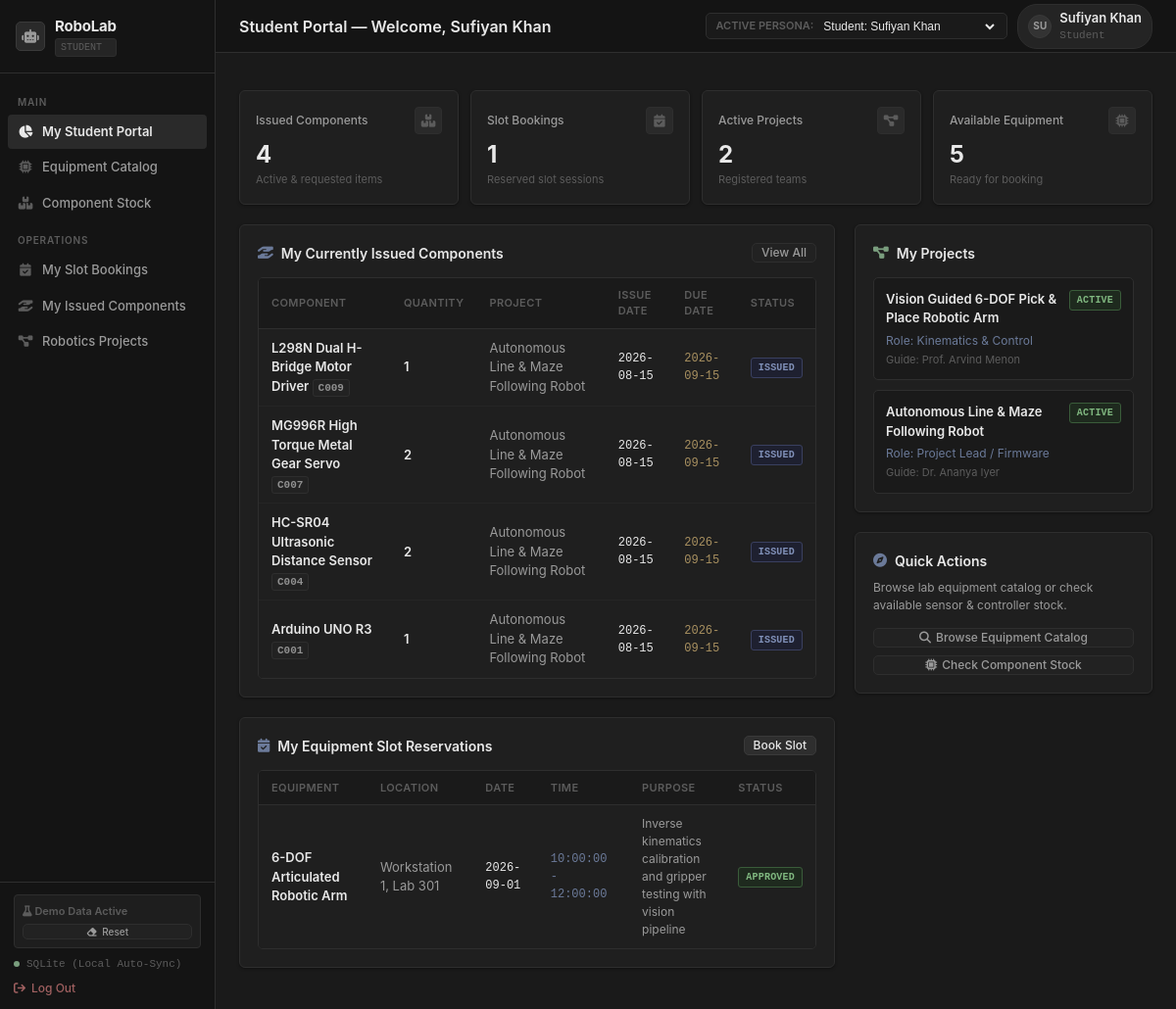
The page / (signed in) on the database as committed earlier.
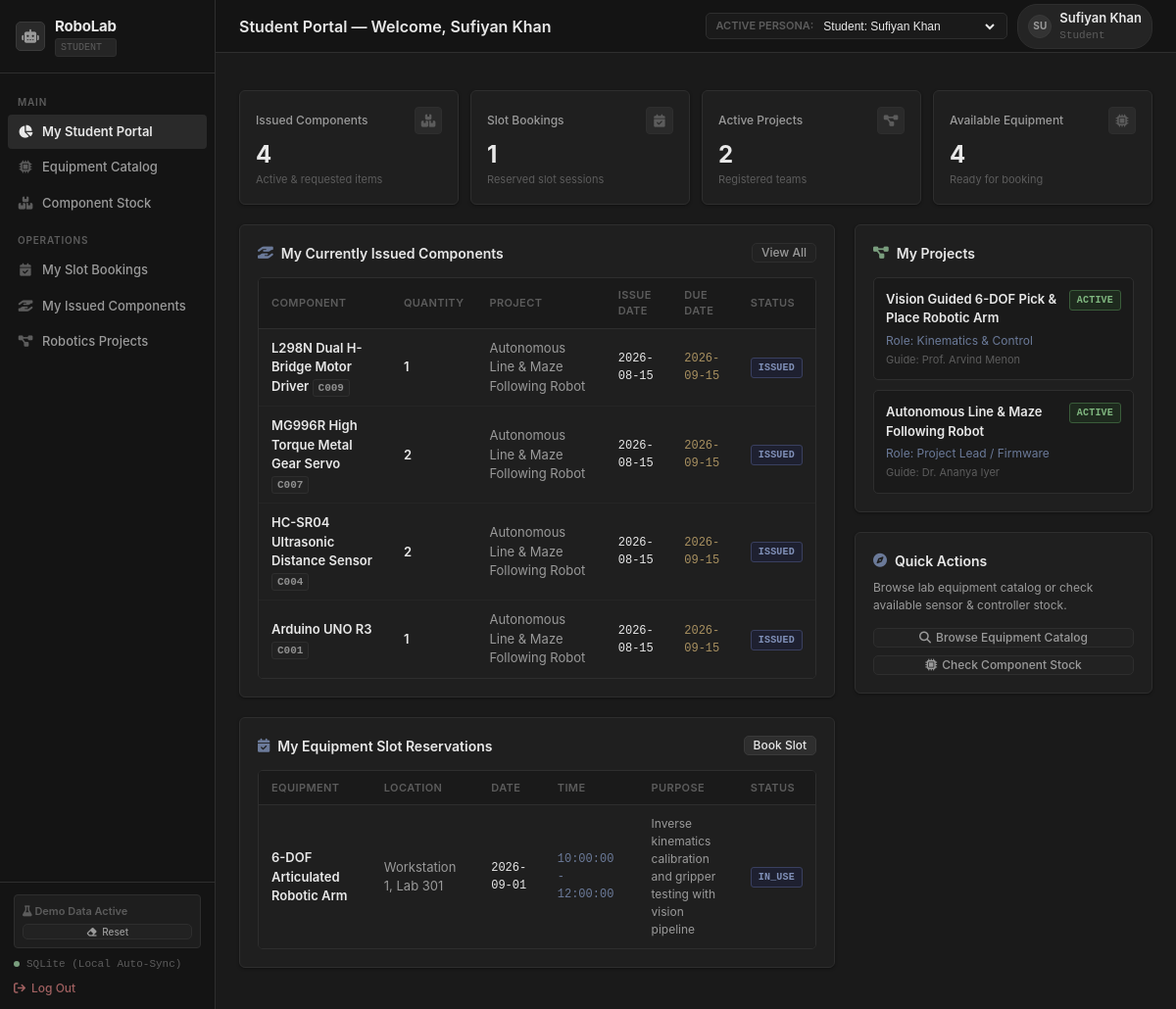
The same page on the database as committed later.
### tables this page shows
CREATE TABLE BOOKINGS (
    booking_id INTEGER PRIMARY KEY AUTOINCREMENT,
    equipment_id TEXT NOT NULL,
    user_id INTEGER NOT NULL,
    project_id INTEGER,
    booking_date TEXT NOT NULL,
    start_time TEXT NOT NULL,
    end_time TEXT NOT NULL,
    purpose TEXT NOT NULL,
    status TEXT CHECK(status IN ('PENDING', 'APPROVED', 'REJECTED', 'IN_USE', 'RETURNED', 'CANCELLED')) DEFAULT 'PENDING',
    approved_by INTEGER,
    created_at DATETIME DEFAULT CURRENT_TIMESTAMP,
    FOREIGN KEY (equipment_id) REFERENCES EQUIPMENT(equipment_id),
    FOREIGN KEY (user_id) REFERENCES USERS(user_id),
    FOREIGN KEY (project_id) REFERENCES PROJECTS(project_id),
    FOREIGN KEY (approved_by) REFERENCES USERS(user_id)
);

CREATE TABLE EQUIPMENT (
    equipment_id TEXT PRIMARY KEY,
    equipment_name TEXT NOT NULL,
    category_id INTEGER NOT NULL,
    laboratory_id INTEGER NOT NULL,
    serial_number TEXT UNIQUE,
    purchase_date TEXT NOT NULL,
    warranty_end TEXT,
    status TEXT CHECK(status IN ('Available', 'In Use', 'Maintenance', 'Decommissioned')) DEFAULT 'Available',
    location TEXT NOT NULL,
    description TEXT,
    created_at DATETIME DEFAULT CURRENT_TIMESTAMP,
    FOREIGN KEY (category_id) REFERENCES EQUIPMENT_CATEGORIES(category_id),
    FOREIGN KEY (laboratory_id) REFERENCES LABORATORIES(lab_id)
);

### app.py (the view)
@app.route('/')
@login_required
def dashboard():
    user = get_current_user()
    role = user['role_name'] if user else 'Admin'
    user_id = user['user_id'] if user else 1
    total_eq = query_db("SELECT COUNT(*) AS cnt FROM EQUIPMENT", one=True)['cnt']
    avail_eq = query_db("SELECT COUNT(*) AS cnt FROM EQUIPMENT WHERE status = 'Available'", one=True)['cnt']
    in_use_eq = query_db("SELECT COUNT(*) AS cnt FROM EQUIPMENT WHERE status = 'In Use'", one=True)['cnt']
    maint_eq = query_db("SELECT COUNT(*) AS cnt FROM EQUIPMENT WHERE status = 'Maintenance'", one=True)['cnt']
    total_comp = query_db("SELECT COUNT(*) AS cnt, SUM(total_quantity) AS total_items, SUM(available_quantity) AS avail_items FROM COMPONENTS", one=True)
    active_allocations = query_db("SELECT COUNT(*) AS cnt FROM EQUIPMENT_ALLOCATION WHERE status = 'Issued'", one=True)['cnt']
    active_projects = query_db("SELECT COUNT(*) AS cnt FROM PROJECTS WHERE status = 'Active'", one=True)['cnt']
    my_allocations = []
    my_bookings = []
    my_projects = []
    if role in ['Student', 'Faculty']:
        my_allocations = query_db("""
            SELECT ea.*, c.component_name, c.storage_bin, COALESCE(p.project_name, 'Independent Lab Activity') AS project_name
            FROM EQUIPMENT_ALLOCATION ea
            JOIN COMPONENTS c ON ea.component_id = c.component_id
            LEFT JOIN PROJECTS p ON ea.project_id = p.project_id
            WHERE ea.user_id = %s
            ORDER BY ea.allocation_id DESC
        """, [user_id])
        my_bookings = query_db("""
            SELECT b.*, e.equipment_name, e.location, p.project_name
            FROM BOOKINGS b
            JOIN EQUIPMENT e ON b.equipment_id = e.equipment_id
            LEFT JOIN PROJECTS p ON b.project_id = p.project_id
            WHERE b.user_id = %s
            ORDER BY b.booking_id DESC
        """, [user_id])
        if role == 'Faculty':
            my_projects = query_db("""
                SELECT p.*, 'Faculty Guide' AS role_in_project, u.full_name AS guide_name
                FROM PROJECTS p
                LEFT JOIN USERS u ON p.guide_faculty_id = u.user_id
                WHERE p.guide_faculty_id = %s
                ORDER BY p.project_id DESC
            """, [user_id])
        else:
            my_projects = query_db("""
                SELECT p.*, pm.role_in_project, u.full_name AS guide_name
                FROM PROJECTS p
                JOIN PROJECT_MEMBERS pm ON p.project_id = pm.project_id
                LEFT JOIN USERS u ON p.guide_faculty_id = u.user_id
                WHERE pm.user_id = %s
                ORDER BY p.project_id DESC
            """, [user_id])
    recent_allocations = query_db("""
        SELECT ea.allocation_id, u.full_name AS student_name, c.component_name, ea.quantity, p.project_name, ea.issue_date, ea.status
        FROM EQUIPMENT_ALLOCATION ea
        JOIN USERS u ON ea.user_id = u.user_id
        JOIN COMPONENTS c ON ea.component_id = c.component_id
        JOIN PROJECTS p ON ea.project_id = p.project_id
        ORDER BY ea.allocation_id DESC LIMIT 4
    """)
    recent_bookings = query_db("""
        SELECT b.booking_id, e.equipment_name, u.full_name AS student_name, b.booking_date, b.start_time, b.end_time, b.status
        FROM BOOKINGS b
        JOIN EQUIPMENT e ON b.equipment_id = e.equipment_id
        JOIN USERS u ON b.user_id = u.user_id
        ORDER BY b.booking_id DESC LIMIT 4
    """)
    recent_maintenance = query_db("""
        SELECT m.job_id, e.equipment_name, m.problem_description, m.start_date, m.status, v.vendor_name
        FROM MAINTENANCE_JOBS m
        JOIN EQUIPMENT e ON m.equipment_id = e.equipment_id
        LEFT JOIN VENDORS v ON m.vendor_id = v.vendor_id
        ORDER BY m.job_id DESC LIMIT 4
    """)
    low_stock_items = query_db("""
        SELECT component_id, component_name, available_quantity, minimum_stock, total_quantity
        FROM COMPONENTS
        WHERE available_quantity <= minimum_stock
        ORDER BY (minimum_stock - available_quantity) DESC LIMIT 5
    """)
    return render_template('dashboard.html',
                           role=role,
                           total_eq=total_eq,
                           avail_eq=avail_eq,
                           in_use_eq=in_use_eq,
                           maint_eq=maint_eq,
                           total_comp=total_comp['cnt'] or 0,
                           avail_comp_units=total_comp['avail_items'] or 0,
                           active_allocations=active_allocations,
                           active_projects=active_projects,
                           my_allocations=my_allocations,
                           my_bookings=my_bookings,
                           my_projects=my_projects,
                           recent_allocations=recent_allocations,
                           recent_bookings=recent_bookings,
                           recent_maintenance=recent_maintenance,
                           low_stock_items=low_stock_items)

### templates/dashboard.html (shortened to what the changed rows need)
{% extends "layout.html" %}
{% block page_title %}
    {% if role == 'Student' %}
        Student Portal &mdash; Welcome, {{ current_user.full_name }}
    {% elif role == 'Faculty' %}
        Faculty Portal &mdash; Welcome, {{ current_user.full_name }}
    {% else %}
        Laboratory Dashboard ({{ role }} View)
    {% endif %}
{% endblock %}
{% block content %}
{% if role in ['Student', 'Faculty'] %}
<div class="metrics-grid">
    <div class="metric-card" style="--card-accent: var(--accent-cyan);">
        <div class="metric-header">
            <span class="metric-title">Issued Components</span>
            <div class="metric-icon"><i class="fa-solid fa-boxes-stacked"></i></div>
        </div>
        <div class="metric-value">{{ my_allocations|length }}</div>
        <div class="metric-subtitle">Active &amp; requested items</div>
    </div>
    <div class="metric-card" style="--card-accent: var(--accent-indigo);">
        <div class="metric-header">
            <span class="metric-title">Slot Bookings</span>
            <div class="metric-icon"><i class="fa-solid fa-calendar-check"></i></div>
        </div>
        <div class="metric-value">{{ my_bookings|length }}</div>
        <div class="metric-subtitle">Reserved slot sessions</div>
    </div>
    <div class="metric-card" style="--card-accent: var(--accent-emerald);">
        <div class="metric-header">
            <span class="metric-title">{% if role == 'Faculty' %}Supervised Projects{% else %}Active Projects{% endif %}</span>
            <div class="metric-icon"><i class="fa-solid fa-diagram-project"></i></div>
        </div>
        <div class="metric-value">{{ my_projects|length }}</div>
        <div class="metric-subtitle">{% if role == 'Faculty' %}Mentored research teams{% else %}Registered teams{% endif %}</div>
    </div>
    <div class="metric-card" style="--card-accent: var(--accent-purple);">
        <div class="metric-header">
            <span class="metric-title">Available Equipment</span>
            <div class="metric-icon"><i class="fa-solid fa-microchip"></i></div>
        </div>
        <div class="metric-value">{{ avail_eq }}</div>
        <div class="metric-subtitle">Ready for booking</div>
    </div>
</div>
<div style="display: grid; grid-template-columns: 2fr 1fr; gap: 20px;">
    <div>
        <div class="card-section">
            <div class="section-header">
                <div class="section-title">
                    <i class="fa-solid fa-hand-holding-hand" style="color: var(--accent-cyan);"></i>
                    <span>My Currently Issued Components</span>
                </div>
                <a href="{{ url_for('allocations_list') }}" class="btn btn-secondary btn-sm">View All</a>
            </div>
            <div class="table-container">
                <table class="table-modern">
                    <thead>
                        <tr>
                            <th>Component</th>
                            <th>Quantity</th>
                            <th>Project</th>
                            <th>Issue Date</th>
                            <th>Due Date</th>
                            <th>Status</th>
                        </tr>
                    </thead>
                    <tbody>
                        {% for a in my_allocations %}
                        <tr>
                            <td style="font-weight: 600;">
                                {{ a.component_name }}
                                <span class="code-pill" style="font-size: 11px;">{{ a.component_id }}</span>
                            </td>
                            <td style="font-weight: 600;">{{ a.quantity }}</td>
                            <td style="color: var(--text-secondary);">{{ a.project_name }}</td>
                            <td style="font-family: var(--font-mono); font-size: 12px;">{{ a.issue_date }}</td>
                            <td style="font-family: var(--font-mono); font-size: 12px; color: var(--accent-amber);">{{ a.expected_return_date }}</td>
                            <td>
                                <span class="badge badge-{{ a.status.lower() }}">{{ a.status }}</span>
                            </td>
                        </tr>
                        {% else %}
                        <tr>
                            <td colspan="6" style="text-align: center; color: var(--text-muted); padding: 20px;">
                                You currently have no issued components.
                            </td>
                        </tr>
                        {% endfor %}
                    </tbody>
                </table>
            </div>
        </div>
        <div class="card-section">
            <div class="section-header">
                <div class="section-title">
                    <i class="fa-solid fa-calendar-check" style="color: var(--accent-indigo);"></i>
                    <span>My Equipment Slot Reservations</span>
                </div>
                <a href="{{ url_for('bookings_list') }}" class="btn btn-primary btn-sm">Book Slot</a>
            </div>
            <div class="table-container">
                <table class="table-modern">
                    <thead>
                        <tr>
                            <th>Equipment</th>
                            <th>Location</th>
                            <th>Date</th>
                            <th>Time</th>
                            <th>Purpose</th>
                            <th>Status</th>
                        </tr>
                    </thead>
                    <tbody>
                        {% for b in my_bookings %}
                        <tr>
                            <td style="font-weight: 600;">{{ b.equipment_name }}</td>
                            <td style="color: var(--text-secondary);">{{ b.location }}</td>
                            <td style="font-family: var(--font-mono); font-size: 12px;">{{ b.booking_date }}</td>
                            <td style="font-family: var(--font-mono); font-size: 12px; color: var(--accent-blue);">{{ b.start_time }} - {{ b.end_time }}</td>
                            <td style="font-size: 12px; color: var(--text-secondary); max-width: 180px;">{{ b.purpose }}</td>
                            <td>
                                <span class="badge badge-{{ b.status.lower().replace('_', '-') }}">{{ b.status }}</span>
                            </td>
                        </tr>
                        {% else %}
                        <tr>
                            <td colspan="6" style="text-align: center; color: var(--text-muted); padding: 20px;">
                                No active booking slots requested.
                            </td>
                        </tr>
                        {% endfor %}
                    </tbody>
                </table>
            </div>
        </div>
    </div>
    <div>
        <div class="card-section">
            <div class="section-header">
                <div class="section-title">
                    <i class="fa-solid fa-diagram-project" style="color: var(--accent-emerald);"></i>
                    <span>{% if role == 'Faculty' %}Supervised Projects{% else %}My Projects{% endif %}</span>
                </div>
            </div>
            <div style="display: flex; flex-direction: column; gap: 10px;">
                {% for p in my_projects %}
                <div style="background: var(--bg-card-secondary); padding: 12px; border-radius: var(--radius-md); border: 1px solid var(--border-subtle);">
                    <div style="display: flex; justify-content: space-between; align-items: flex-start; margin-bottom: 4px;">
                        <span style="font-weight: 600; font-size: 13px;">{{ p.project_name }}</span>
                        <span class="badge badge-{{ p.status.lower() }}">{{ p.status }}</span>
                    </div>
                    <div style="font-size: 12px; color: var(--accent-blue); margin-bottom: 2px;">Role: {{ p.role_in_project }}</div>
                    {% if role != 'Faculty' %}
                    <div style="font-size: 11px; color: var(--text-muted);">Guide: {{ p.guide_name or 'Faculty Mentor' }}</div>
                    {% else %}
                    <div style="font-size: 11px; color: var(--text-muted);">{{ p.description or 'Active lab research project' }}</div>
                    {% endif %}
                </div>
                {% else %}
                <div style="color: var(--text-muted); font-size: 13px;">No projects registered.</div>
                {% endfor %}
            </div>
        </div>
        <div class="card-section">
            <div class="section-title" style="margin-bottom: 8px;">
                <i class="fa-solid fa-compass" style="color: var(--accent-primary);"></i>
                <span>Quick Actions</span>
            </div>
            <p style="font-size: 12px; color: var(--text-secondary); margin-bottom: 14px;">
                Browse lab equipment catalog or check available sensor &amp; controller stock.
            </p>
            <div style="display: flex; flex-direction: column; gap: 8px;">
                <a href="{{ url_for('equipment_list') }}" class="btn btn-secondary btn-sm" style="justify-content: center;">
                    <i class="fa-solid fa-search"></i> Browse Equipment Catalog
                </a>
                <a href="{{ url_for('components_list') }}" class="btn btn-secondary btn-sm" style="justify-content: center;">
                    <i class="fa-solid fa-microchip"></i> Check Component Stock
                </a>
            </div>
        </div>
    </div>
</div>
{% endif %}
{% endblock %}

Rows that differ between the two databases and show on the page:
changed BOOKINGS "Inverse kinematics calibration and gripper testing with vision pipeline": status "APPROVED" → "IN_USE"
Other text that changed with them:
{{ avail_eq }}: "5" → "4"
